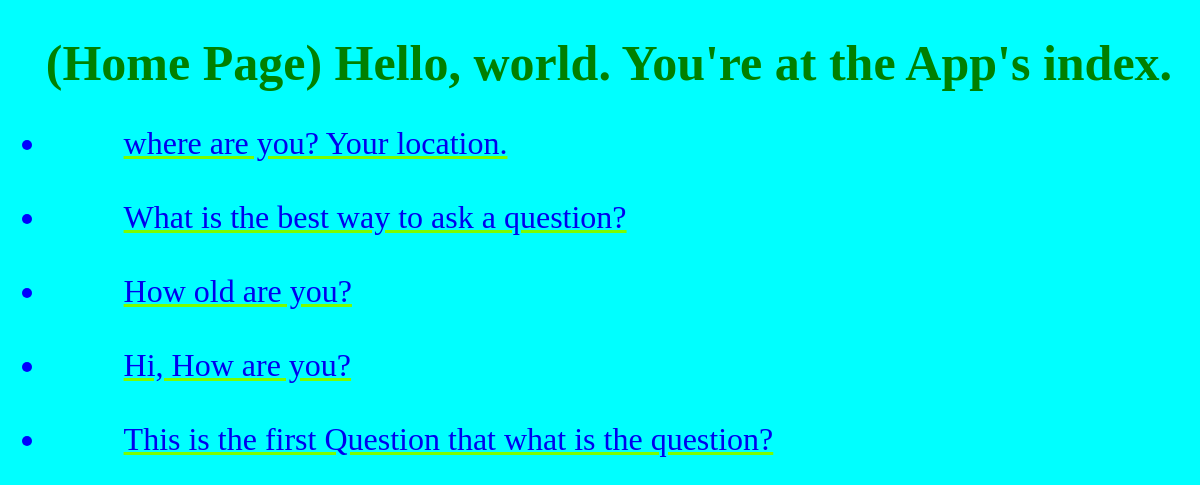
The app's page /app/, older data.
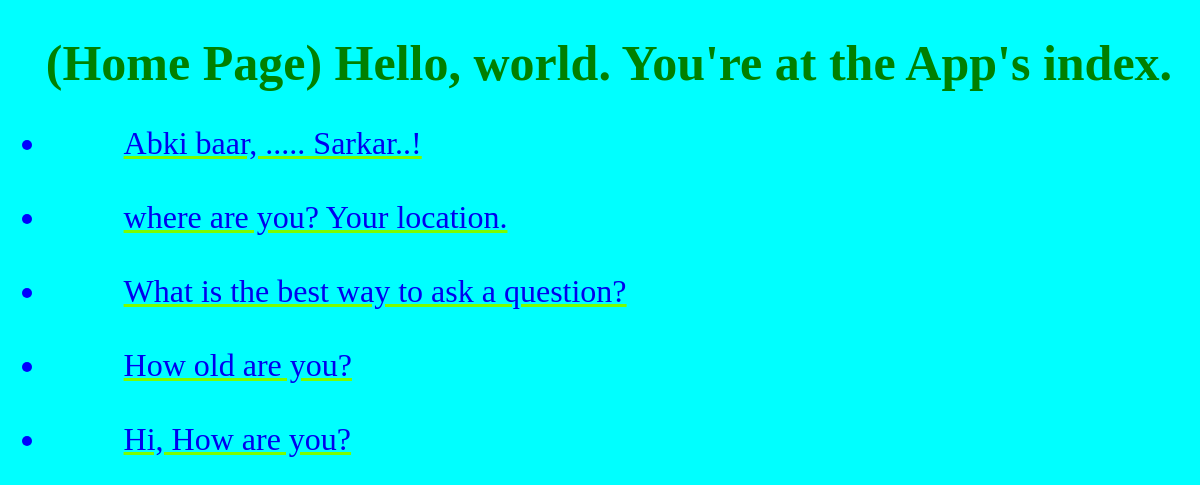
The same page, newer data.
### app/models.py (models this page shows, shortened)
class Question(models.Model):
    question_text = models.CharField(max_length=200)
    pub_date = models.DateTimeField('date published')

### app/views.py (the view)
# urls.py: path('', views.IndexView.as_view(), name='index'),
class IndexView(generic.ListView):
    template_name = 'app/index.html'
    context_object_name = 'latest_question_list'
    def get_queryset(self):
        return Question.objects.order_by('-pub_date')[:5]

### templates/app/index.html
{% extends './base.html' %}
{% block content %}
    <h1 id="main_header">(Home Page) Hello, world. You're at the App's index.</h1>
    <ul class="question_list">
    {% if latest_question_list %}
        {% for question in latest_question_list %}
            <li><a href="{% url 'app:detail' question.id %}">
                    {{ question.question_text }}</a> </li>
            <br>
        {% endfor %}
    {% else %}
        <p>No App(Question list) are available.</p>
    {% endif %}
    </ul>
{% endblock %}

Row changes from the older to the newer data that the page shows:
no longer on this page (row unchanged): Question: question_text "This is the first Question that what is the question?"
added Question: question_text "Abki baar, ..... Sarkar..!"
